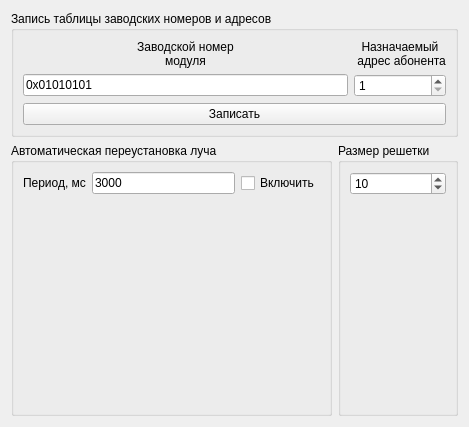
              <widget class="QWidget" name="page_16">
               <property name="geometry">
                <rect>
                 <x>0</x>
                 <y>0</y>
                 <width>469</width>
                 <height>427</height>
                </rect>
               </property>
               <attribute name="label">
                <string>Запись заводских номеров и адресов</string>
               </attribute>
               <layout class="QGridLayout" name="gridLayout_25">
                <item row="1" column="0">
                 <widget class="QGroupBox" name="groupBox">
                  <property name="title">
                   <string>Автоматическая переустановка луча</string>
                  </property>
                  <layout class="QGridLayout" name="gridLayout_27">
                   <item row="0" column="0">
                    <layout class="QHBoxLayout" name="horizontalLayout_5">
                     <item>
                      <widget class="QLabel" name="label_48">
                       <property name="text">
                        <string>Период, мс</string>
                       </property>
                      </widget>
                     </item>
                     <item>
                      <widget class="QLineEdit" name="leBeamSetupTimerPeriod">
                       <property name="text">
                        <string>3000</string>
                       </property>
                      </widget>
                     </item>
                     <item>
                      <widget class="QCheckBox" name="cbBeamSetupTimerOn">
                       <property name="text">
                        <string>Включить</string>
                       </property>
                      </widget>
                     </item>
                    </layout>
                   </item>
                   <item row="1" column="0">
                    <spacer name="verticalSpacer_3">
                     <property name="orientation">
                      <enum>Qt::Vertical</enum>
                     </property>
                     <property name="sizeHint" stdset="0">
                      <size>
                       <width>20</width>
                       <height>40</height>
                      </size>
                     </property>
                    </spacer>
                   </item>
                  </layout>
                 </widget>
                </item>
                <item row="1" column="1">
                 <widget class="QGroupBox" name="groupBox_16">
                  <property name="title">
                   <string>Размер решетки</string>
                  </property>
                  <layout class="QGridLayout" name="gridLayout_28">
                   <item row="0" column="0">
                    <widget class="QSpinBox" name="spbArrayElementSize">
                     <property name="minimum">
                      <number>1</number>
                     </property>
                     <property name="maximum">
                      <number>100</number>
                     </property>
                     <property name="value">
                      <number>10</number>
                     </property>
                    </widget>
                   </item>
                   <item row="1" column="0">
                    <spacer name="verticalSpacer_4">
                     <property name="orientation">
                      <enum>Qt::Vertical</enum>
                     </property>
                     <property name="sizeHint" stdset="0">
                      <size>
                       <width>20</width>
                       <height>40</height>
                      </size>
                     </property>
                    </spacer>
                   </item>
                  </layout>
                 </widget>
                </item>
                <item row="0" column="0" colspan="2">
                 <widget class="QGroupBox" name="groupBox_15">
                  <property name="title">
                   <string>Запись таблицы заводских номеров и адресов</string>
                  </property>
                  <layout class="QGridLayout" name="gridLayout_26">
                   <item row="0" column="0">
                    <layout class="QGridLayout" name="gridLayout_10">
                     <item row="0" column="1">
                      <widget class="QLabel" name="label_47">
                       <property name="text">
                        <string>Назначаемый
 адрес абонента</string>
                       </property>
                       <property name="alignment">
                        <set>Qt::AlignCenter</set>
                       </property>
                      </widget>
                     </item>
                     <item row="0" column="0">
                      <widget class="QLabel" name="label_46">
                       <property name="text">
                        <string>Заводской номер 
модуля</string>
                       </property>
                       <property name="alignment">
                        <set>Qt::AlignCenter</set>
                       </property>
                      </widget>
                     </item>
                     <item row="1" column="1">
                      <widget class="QSpinBox" name="spbNewAddress">
                       <property name="minimum">
                        <number>1</number>
                       </property>
                       <property name="maximum">
                        <number>255</number>
                       </property>
                      </widget>
                     </item>
                     <item row="1" column="0">
                      <widget class="QLineEdit" name="leVendorID">
                       <property name="text">
                        <string>0x01010101</string>
                       </property>
                      </widget>
                     </item>
                    </layout>
                   </item>
                   <item row="1" column="0">
                    <widget class="QPushButton" name="btnNewModuleSettings">
                     <property name="text">
                      <string>Записать</string>
                     </property>
                    </widget>
                   </item>
                  </layout>
                 </widget>
                </item>
               </layout>
              </widget>
